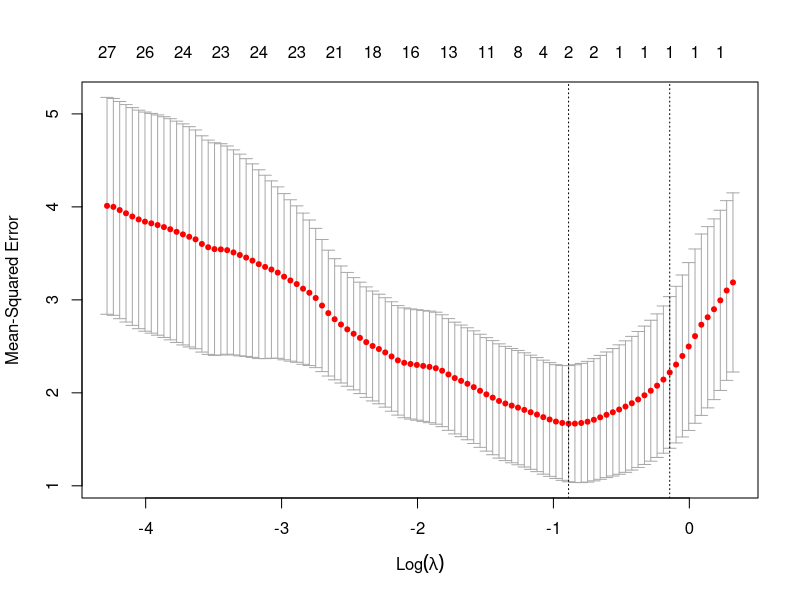

Source code (R):
set.seed(1408);
n <- 30
p <- 40
s <- 2
beta <- c(rnorm(s),rep(0,p-s))

X <- matrix(rnorm(n*p), ncol = p)
Y <- X %*% beta + rnorm(n)
library(glmnet)
fit<-cv.glmnet(X,Y)
plot(fit)
coef(fit)
write.table(X, file="X.txt", row.names=FALSE, col.names=FALSE)
write.table(Y, file="Y.txt", row.names=FALSE, col.names=FALSE)
write.table(beta, file="Beta.txt", row.names=FALSE, col.names=FALSE)